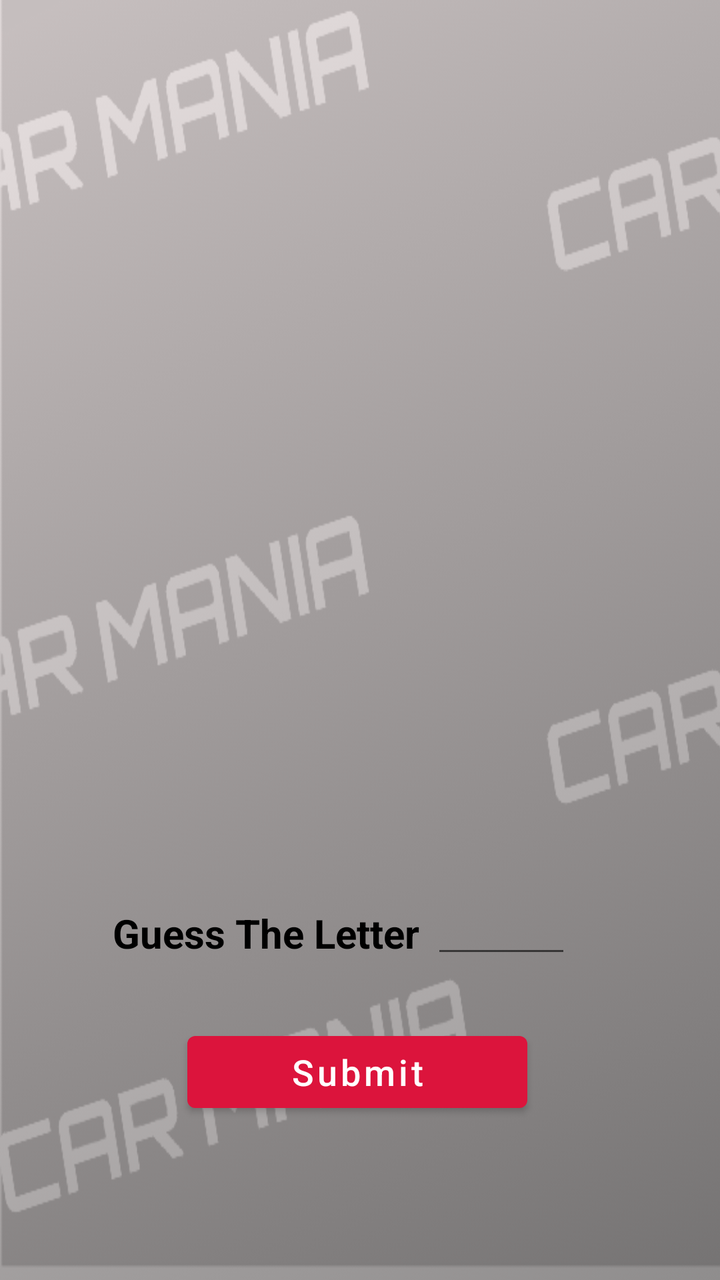
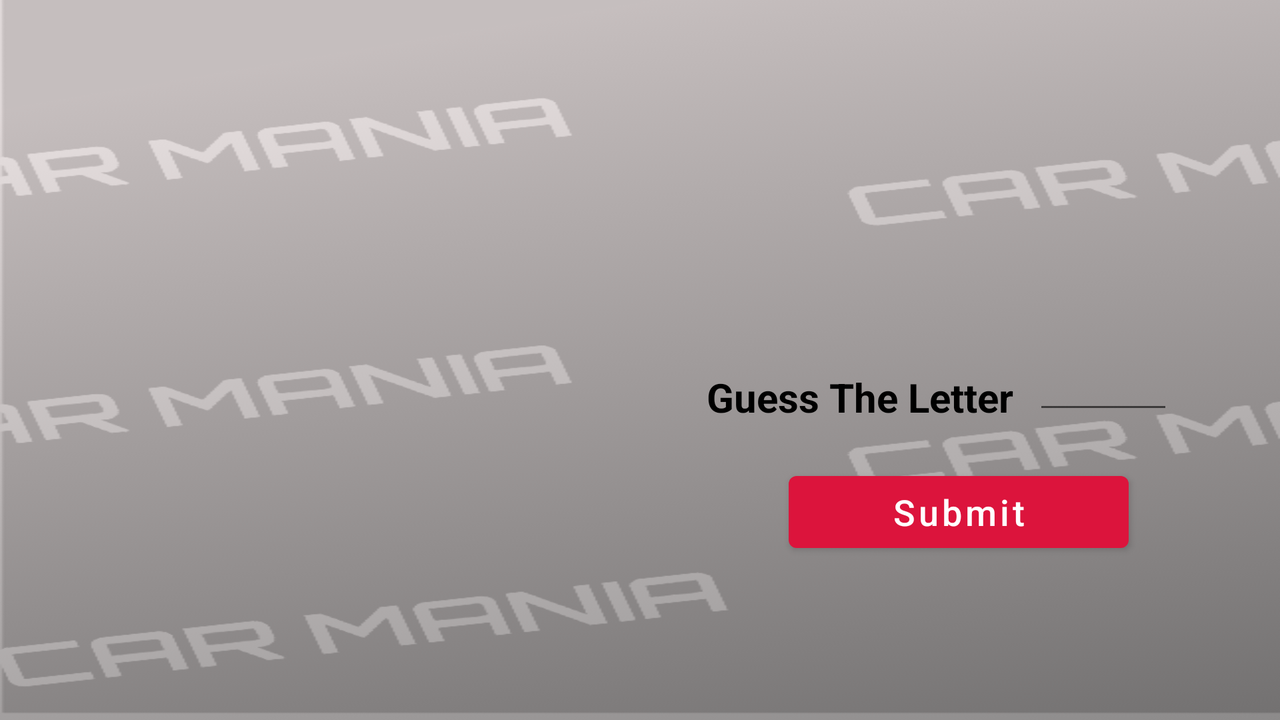

Two renders of one Android screen. The first uses the default layout on a phone; the second uses the alternative layout the repository ships for a different screen configuration, on a matching device. The two XML files are below.
<!-- AndroidManifest.xml: application theme Theme.CarMatchGameapp -->
<!-- res/layout/activity_hints.xml -->
<?xml version="1.0" encoding="utf-8"?>
<androidx.constraintlayout.widget.ConstraintLayout xmlns:android="http://schemas.android.com/apk/res/android"
    xmlns:app="http://schemas.android.com/apk/res-auto"
    xmlns:tools="http://schemas.android.com/tools"
    android:layout_width="match_parent"
    android:layout_height="match_parent"
    tools:context=".IdentifyTheCarMake">

    <ImageView
        android:id="@+id/back_drop_image"
        android:layout_width="413dp"
        android:layout_height="735dp"
        android:background="@drawable/back_drop_image"
        app:layout_constraintBottom_toBottomOf="parent"
        app:layout_constraintEnd_toEndOf="parent"
        app:layout_constraintHorizontal_bias="0.0"
        app:layout_constraintStart_toStartOf="parent" />

    <ImageView
        android:id="@+id/random_car_image"
        android:layout_width="270dp"
        android:layout_height="270dp"
        android:layout_marginTop="56dp"
        app:layout_constraintEnd_toEndOf="parent"
        app:layout_constraintHorizontal_bias="0.496"
        app:layout_constraintStart_toStartOf="parent"
        app:layout_constraintTop_toTopOf="parent" />

    <Button
        android:id="@+id/hints_submit_button"
        style=""
        android:layout_width="170dp"
        android:layout_height="wrap_content"
        android:layout_marginBottom="80dp"
        android:onClick="submitCheck"
        android:text="@string/button_label_submit"
        android:textAllCaps="false"
        android:textColor="@color/white"
        android:textSize="18sp"
        app:layout_constraintBottom_toBottomOf="@+id/back_drop_image"
        app:layout_constraintEnd_toEndOf="parent"
        app:layout_constraintHorizontal_bias="0.493"
        app:layout_constraintStart_toStartOf="parent"
        app:rippleColor="#88FFFFFF" />

    <TextView
        android:id="@+id/result_text"
        android:layout_width="200dp"
        android:layout_height="35dp"
        android:layout_marginTop="32dp"
        android:gravity="center|center_horizontal"
        android:textSize="24sp"
        android:textStyle="bold|italic"
        app:layout_constraintEnd_toEndOf="parent"
        app:layout_constraintHorizontal_bias="0.497"
        app:layout_constraintStart_toStartOf="parent"
        app:layout_constraintTop_toBottomOf="@+id/printName" />

    <TextView
        android:id="@+id/correct_car_make_answer"
        android:layout_width="262dp"
        android:layout_height="39dp"
        android:layout_marginTop="32dp"
        android:gravity="center|center_horizontal"
        android:textColor="@color/yellow"
        android:textSize="26sp"
        app:layout_constraintEnd_toEndOf="parent"
        app:layout_constraintHorizontal_bias="0.496"
        app:layout_constraintStart_toStartOf="parent"
        app:layout_constraintTop_toBottomOf="@+id/result_text" />

    <TextView
        android:id="@+id/timer_text"
        android:layout_width="wrap_content"
        android:layout_height="wrap_content"
        android:layout_marginStart="27dp"
        android:layout_marginLeft="27dp"
        android:layout_marginTop="11dp"
        android:layout_marginEnd="28dp"
        android:layout_marginRight="28dp"
        android:layout_marginBottom="12dp"
        android:textSize="24sp"
        android:visibility="invisible"
        app:layout_constraintBottom_toBottomOf="@+id/circular_progress_timer"
        app:layout_constraintEnd_toEndOf="@+id/circular_progress_timer"
        app:layout_constraintStart_toStartOf="@+id/circular_progress_timer"
        app:layout_constraintTop_toTopOf="@+id/circular_progress_timer" />

    <ProgressBar
        android:id="@+id/circular_progress_timer"
        style="?android:progressBarStyleHorizontal"
        android:layout_width="55dp"
        android:layout_height="55dp"
        android:layout_marginTop="4dp"
        android:layout_marginRight="348dp"
        android:progress="0"
        android:progressDrawable="@drawable/circular_progress"
        android:rotation="-90"
        app:layout_constraintRight_toRightOf="parent"
        app:layout_constraintTop_toTopOf="parent" />

    <TextView
        android:id="@+id/Identify_car_make_guidance"
        android:layout_width="wrap_content"
        android:layout_height="wrap_content"
        android:layout_marginBottom="160dp"
        android:text="Guess The Letter"
        android:textColor="@color/black"
        android:textSize="20sp"
        android:textStyle="bold"
        app:layout_constraintBottom_toBottomOf="parent"
        app:layout_constraintEnd_toEndOf="parent"
        app:layout_constraintHorizontal_bias="0.272"
        app:layout_constraintStart_toStartOf="parent" />

    <TextView
        android:id="@+id/printName"
        android:layout_width="172dp"
        android:layout_height="41dp"
        android:layout_marginBottom="344dp"
        android:textColor="@color/black"
        android:textSize="30sp"
        android:textStyle="bold"
        app:layout_constraintBottom_toBottomOf="parent"
        app:layout_constraintEnd_toEndOf="parent"
        app:layout_constraintHorizontal_bias="0.701"
        app:layout_constraintStart_toStartOf="@+id/back_drop_image" />

    <EditText
        android:id="@+id/character_edittext"
        android:layout_width="70dp"
        android:layout_height="39dp"
        android:layout_marginEnd="36dp"
        android:layout_marginRight="36dp"
        android:layout_marginBottom="156dp"
        android:ems="10"
        android:inputType="textPersonName"
        app:layout_constraintBottom_toBottomOf="parent"
        app:layout_constraintEnd_toEndOf="parent"
        app:layout_constraintHorizontal_bias="0.135"
        app:layout_constraintStart_toEndOf="@+id/Identify_car_make_guidance" />


</androidx.constraintlayout.widget.ConstraintLayout>
<!-- resources referenced by this layout -->
<resources>
  <color name="black">#FF000000</color>
  <color name="white">#FFFFFFFF</color>
  <color name="yellow">#FFFF00</color>
  <!-- drawable back_drop_image: png bitmap (drawable, 265852 bytes) -->
  <!-- drawable circular_progress (drawable) -->
  <?xml version="1.0" encoding="utf-8"?>
  <shape xmlns:android="http://schemas.android.com/apk/res/android"
      android:shape="ring"
      android:innerRadiusRatio="3"
      android:thickness="6dp"
      android:useLevel="true">
  
      <solid android:color="@color/blue"/>
  
  </shape>
  <string name="button_label_submit">Submit</string>
  <style name="Theme.CarMatchGameapp" parent="Theme.MaterialComponents.DayNight">
          
          <item name="colorPrimary">@color/blue</item>
          <item name="colorPrimaryVariant">@color/light_red</item>
          <item name="colorOnPrimary">@color/white</item>
          
          <item name="colorSecondary">@color/blue</item>
          <item name="colorSecondaryVariant">@color/teal_700</item>
          <item name="colorOnSecondary">@color/black</item>
          
          <item name="android:statusBarColor" tools:targetApi="l">@color/light_red</item>
          
      </style>
  <color name="blue">#DC143C</color>
  <color name="light_red">#ed365b</color>
  <color name="teal_700">#FF018786</color>
</resources>
<!-- res/layout-land/activity_hints.xml (the repository's variant of the layout above) -->
<!-- drawn on the phone turned sideways -->
<?xml version="1.0" encoding="utf-8"?>
<androidx.constraintlayout.widget.ConstraintLayout xmlns:android="http://schemas.android.com/apk/res/android"
    xmlns:app="http://schemas.android.com/apk/res-auto"
    xmlns:tools="http://schemas.android.com/tools"
    android:layout_width="match_parent"
    android:layout_height="match_parent"
    android:background="@drawable/back_drop_image"
    tools:context=".IdentifyTheCarMake">

    <ImageView
        android:id="@+id/random_car_image"
        android:layout_width="270dp"
        android:layout_height="270dp"
        android:layout_marginTop="24dp"
        android:layout_marginEnd="223dp"
        android:layout_marginRight="223dp"
        app:layout_constraintEnd_toEndOf="parent"
        app:layout_constraintHorizontal_bias="0.348"
        app:layout_constraintStart_toStartOf="parent"
        app:layout_constraintTop_toTopOf="parent" />

    <Button
        android:id="@+id/hints_submit_button"
        style=""
        android:layout_width="170dp"
        android:layout_height="wrap_content"
        android:layout_marginBottom="80dp"
        android:onClick="submitCheck"
        android:text="@string/button_label_submit"
        android:textAllCaps="false"
        android:textColor="@color/white"
        android:textSize="18sp"
        app:layout_constraintBottom_toBottomOf="parent"
        app:layout_constraintEnd_toEndOf="parent"
        app:layout_constraintHorizontal_bias="0.839"
        app:layout_constraintStart_toStartOf="parent"
        app:rippleColor="#88FFFFFF" />

    <TextView
        android:id="@+id/result_text"
        android:layout_width="200dp"
        android:layout_height="35dp"
        android:layout_marginTop="108dp"
        android:gravity="center|center_horizontal"
        android:textSize="24sp"
        android:textStyle="bold|italic"
        app:layout_constraintEnd_toEndOf="parent"
        app:layout_constraintHorizontal_bias="0.83"
        app:layout_constraintStart_toStartOf="parent"
        app:layout_constraintTop_toTopOf="parent" />

    <TextView
        android:id="@+id/correct_car_make_answer"
        android:layout_width="262dp"
        android:layout_height="39dp"
        android:layout_marginBottom="216dp"
        android:gravity="center|center_horizontal"
        android:textColor="@color/yellow"
        android:textSize="26sp"
        app:layout_constraintBottom_toBottomOf="parent"
        app:layout_constraintEnd_toEndOf="parent"
        app:layout_constraintHorizontal_bias="0.852"
        app:layout_constraintStart_toStartOf="parent" />

    <TextView
        android:id="@+id/timer_text"
        android:layout_width="wrap_content"
        android:layout_height="wrap_content"
        android:layout_marginStart="27dp"
        android:layout_marginLeft="27dp"
        android:layout_marginTop="11dp"
        android:layout_marginEnd="28dp"
        android:layout_marginRight="28dp"
        android:layout_marginBottom="12dp"
        android:textSize="24sp"
        android:visibility="invisible"
        app:layout_constraintBottom_toBottomOf="@+id/circular_progress_timer"
        app:layout_constraintEnd_toEndOf="@+id/circular_progress_timer"
        app:layout_constraintStart_toStartOf="@+id/circular_progress_timer"
        app:layout_constraintTop_toTopOf="@+id/circular_progress_timer" />

    <ProgressBar
        android:id="@+id/circular_progress_timer"
        style="?android:progressBarStyleHorizontal"
        android:layout_width="55dp"
        android:layout_height="55dp"
        android:layout_marginTop="4dp"
        android:layout_marginRight="660dp"
        android:progress="0"
        android:progressDrawable="@drawable/circular_progress"
        android:rotation="-90"
        app:layout_constraintRight_toRightOf="parent"
        app:layout_constraintTop_toTopOf="parent" />

    <TextView
        android:id="@+id/Identify_car_make_guidance"
        android:layout_width="wrap_content"
        android:layout_height="wrap_content"
        android:layout_marginBottom="148dp"
        android:text="Guess The Letter"
        android:textColor="@color/black"
        android:textSize="20sp"
        android:textStyle="bold"
        app:layout_constraintBottom_toBottomOf="parent"
        app:layout_constraintEnd_toEndOf="parent"
        app:layout_constraintHorizontal_bias="0.726"
        app:layout_constraintStart_toStartOf="parent" />

    <TextView
        android:id="@+id/printName"
        android:layout_width="172dp"
        android:layout_height="41dp"
        android:layout_marginEnd="56dp"
        android:layout_marginRight="56dp"
        android:layout_marginBottom="24dp"
        android:textColor="@color/black"
        android:textSize="30sp"
        android:textStyle="bold"
        app:layout_constraintBottom_toTopOf="@+id/result_text"
        app:layout_constraintEnd_toEndOf="parent" />

    <EditText
        android:id="@+id/character_edittext"
        android:layout_width="70dp"
        android:layout_height="39dp"
        android:layout_marginEnd="36dp"
        android:layout_marginRight="36dp"
        android:layout_marginBottom="148dp"
        android:ems="10"
        android:inputType="textPersonName"
        app:layout_constraintBottom_toBottomOf="parent"
        app:layout_constraintEnd_toEndOf="parent"
        app:layout_constraintHorizontal_bias="0.36"
        app:layout_constraintStart_toEndOf="@+id/Identify_car_make_guidance" />


</androidx.constraintlayout.widget.ConstraintLayout>
